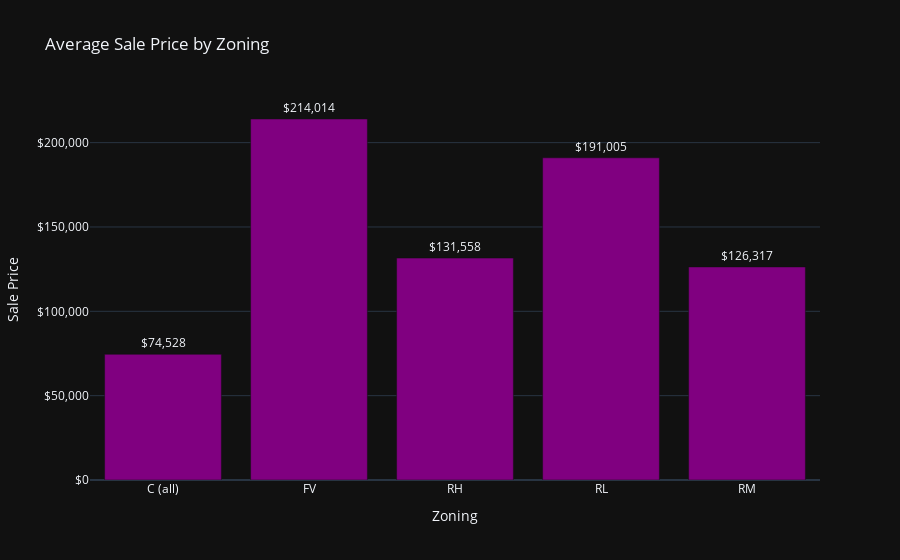

The notebook cell saved with this chart:
### Code cell
# 2. Zoning impact on sale price
zoning_prices = df.groupby('MSZoning')['SalePrice'].mean()
fig3 = px.bar(x=zoning_prices.index, y=zoning_prices.values, title='Average Sale Price by Zoning',
              color_discrete_sequence=['purple', 'green'], text=zoning_prices.values,
              template='plotly_dark')

fig3.update_traces(texttemplate='$%{text:,.0f}', textposition='outside')
fig3.update_yaxes(title='Sale Price', tickprefix='$', tickformat=',')
fig3.update_xaxes(title='Zoning')
fig3.update_layout(uniformtext_minsize=8, uniformtext_mode='hide')

fig3.show()

### Figure 1 — Plotly figure (JSON) as saved in the notebook; plotly's stock layout.template omitted (floating-point values rounded to 4 significant figures)
{"data": [{"alignmentgroup": "True", "hovertemplate": "x=%{x}<br>y=%{y}<br>text=%{text}<extra></extra>", "legendgroup": "", "marker": {"color": "purple", "pattern": {"shape": ""}}, "name": "", "offsetgroup": "", "orientation": "v", "showlegend": false, "text": [74528, 214000.0, 131600.0, 191000.0, 126300.0], "textposition": "outside", "texttemplate": "$%{text:,.0f}", "type": "bar", "x": ["C (all)", "FV", "RH", "RL", "RM"], "xaxis": "x", "y": [74528, 214000.0, 131600.0, 191000.0, 126300.0], "yaxis": "y"}], "layout": {"barmode": "relative", "legend": {"tracegroupgap": 0}, "title": {"text": "Average Sale Price by Zoning"}, "uniformtext": {"minsize": 8, "mode": "hide"}, "xaxis": {"anchor": "y", "domain": [0, 1], "title": {"text": "Zoning"}}, "yaxis": {"anchor": "x", "domain": [0, 1], "tickformat": ",", "tickprefix": "$", "title": {"text": "Sale Price"}}}}
